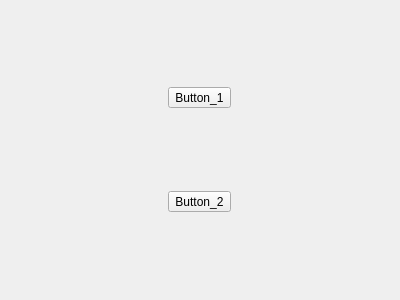
<?xml version="1.0" encoding="UTF-8"?>
<ui version="4.0">
 <class>TD24Q1_customView_2</class>
 <widget class="QWidget" name="TD24Q1_customView_2">
  <property name="geometry">
   <rect>
    <x>0</x>
    <y>0</y>
    <width>400</width>
    <height>300</height>
   </rect>
  </property>
  <property name="windowTitle">
   <string>Form</string>
  </property>
  <widget class="QWidget" name="verticalLayoutWidget">
   <property name="geometry">
    <rect>
     <x>9</x>
     <y>10</y>
     <width>381</width>
     <height>281</height>
    </rect>
   </property>
   <layout class="QVBoxLayout" name="verticalLayout">
    <item alignment="Qt::AlignHCenter">
     <widget class="QToolButton" name="Button_1">
      <property name="text">
       <string>Button_1</string>
      </property>
     </widget>
    </item>
    <item alignment="Qt::AlignHCenter">
     <widget class="QToolButton" name="Button_2">
      <property name="text">
       <string>Button_2</string>
      </property>
     </widget>
    </item>
   </layout>
  </widget>
 </widget>
 <resources/>
 <connections/>
</ui>
